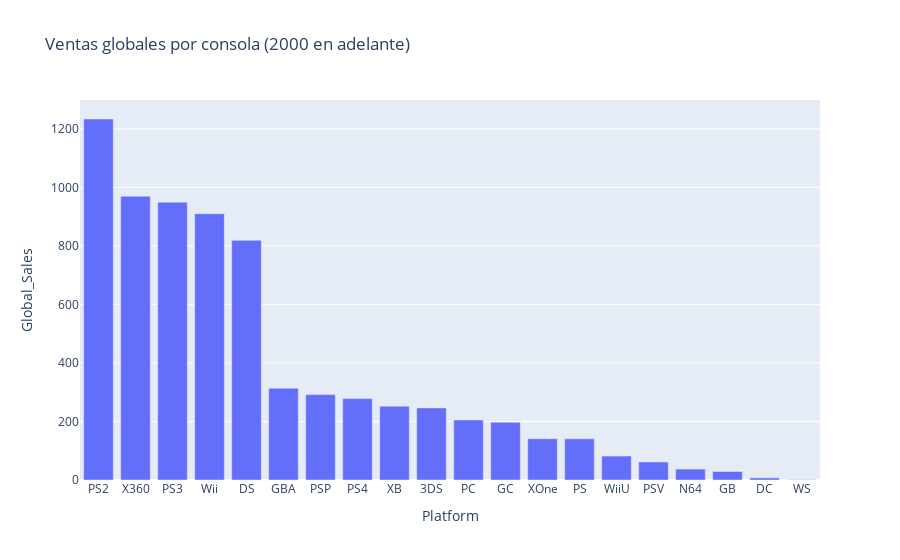

Notebook source saved alongside this figure:
### Code cell
ventas_por_consola = df[df["Year"] >= 2000].groupby("Platform")["Global_Sales"].sum().reset_index()

fig = px.bar(ventas_por_consola.sort_values("Global_Sales", ascending=False),
             x="Platform", y="Global_Sales",
             title="Ventas globales por consola (2000 en adelante)")
fig.show()

### Figure 1 — Plotly figure (JSON) as saved in the notebook; plotly's stock layout.template omitted (floating-point values rounded to 4 significant figures)
{"data": [{"hovertemplate": "Platform=%{x}<br>Global_Sales=%{y}<extra></extra>", "legendgroup": "", "marker": {"color": "#636efa", "pattern": {"shape": ""}}, "name": "", "orientation": "v", "showlegend": false, "textposition": "auto", "type": "bar", "x": ["PS2", "X360", "PS3", "Wii", "DS", "GBA", "PSP", "PS4", "XB", "3DS", "PC", "GC", "XOne", "PS", "WiiU", "PSV", "N64", "GB", "DC", "WS"], "xaxis": "x", "y": [1233.0, 969.6, 949.4, 909.8, 818.9, 313.6, 291.7, 278.1, 252.1, 246.3, 205.0, 197.1, 141.1, 140.5, 81.86, 61.63, 37.35, 29.0, 7.41, 0.96], "yaxis": "y"}], "layout": {"barmode": "relative", "legend": {"tracegroupgap": 0}, "title": {"text": "Ventas globales por consola (2000 en adelante)"}, "xaxis": {"anchor": "y", "domain": [0, 1], "title": {"text": "Platform"}}, "yaxis": {"anchor": "x", "domain": [0, 1], "title": {"text": "Global_Sales"}}}}
